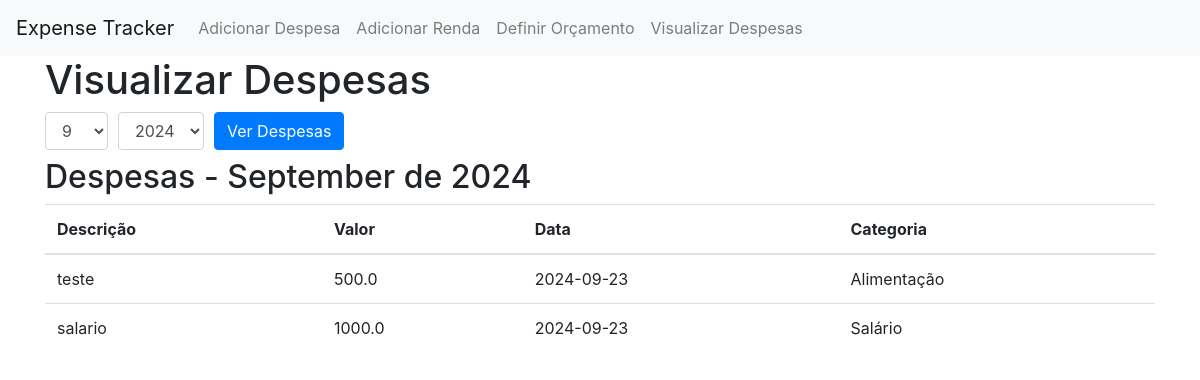
Screenshot of /view_expenses with the database file from the repository.
### models.py (models this page shows, shortened)
class Expense(db.Model):
    id = db.Column(db.Integer, primary_key=True)
    amount = db.Column(db.Float, nullable=False)
    date = db.Column(db.Date, nullable=False, default=datetime.utcnow)
    description = db.Column(db.String(200), nullable=True)
    category_id = db.Column(db.Integer, db.ForeignKey('category.id'), nullable=False)
    category = db.relationship('Category', backref=db.backref('expenses', lazy=True))
    is_income = db.Column(db.Boolean, nullable=False)  # Campo para indicar se é entrada (True) ou saída (False)

class Category(db.Model):
    id = db.Column(db.Integer, primary_key=True)
    name = db.Column(db.String(100), nullable=False)

### app.py (the view)
@app.route('/view_expenses', methods=['GET', 'POST'])
def view_expenses():
    today = datetime.today().date()
    if request.method == 'POST':
        month = int(request.form.get('month'))
        year = int(request.form.get('year'))
        start_date = date(year, month, 1)
    else:
        start_date = today.replace(day=1)
        month = start_date.month
        year = start_date.year
    if month == 12:
        end_date = date(year + 1, 1, 1)
    else:
        end_date = date(year, month + 1, 1)
    expenses = Expense.query.filter(Expense.date >= start_date, Expense.date < end_date).order_by(Expense.date.desc()).all()
    return render_template('view_expenses.html', expenses=expenses, start_date=start_date)

### templates/view_expenses.html (shortened to what this page needs)
{% extends "base.html" %}
{% block content %}
    <h1>Visualizar Despesas</h1>
    <form method="POST" action="{{ url_for('view_expenses') }}">
        <div class="form-row align-items-center">
            <div class="col-auto">
                <select class="form-control mb-2" id="month" name="month">
                    {% for m in range(1, 13) %}
                        <option value="{{ m }}" {% if m == start_date.month %}selected{% endif %}>{{ m }}</option>
                    {% endfor %}
                </select>
            </div>
            <div class="col-auto">
                <select class="form-control mb-2" id="year" name="year">
                    {% for y in range(2020, 2031) %}
                        <option value="{{ y }}" {% if y == start_date.year %}selected{% endif %}>{{ y }}</option>
                    {% endfor %}
                </select>
            </div>
            <div class="col-auto">
                <button type="submit" class="btn btn-primary mb-2">Ver Despesas</button>
            </div>
        </div>
    </form>
    <h2>Despesas - {{ start_date.strftime('%B de %Y') }}</h2>
    <table class="table">
        <thead>
            <tr>
                <th>Descrição</th>
                <th>Valor</th>
                <th>Data</th>
                <th>Categoria</th>
            </tr>
        </thead>
        <tbody>
            {% for expense in expenses %}
                <tr>
                    <td>{{ expense.description }}</td>
                    <td>{{ expense.amount }}</td>
                    <td>{{ expense.date }}</td>
                    <td>{{ expense.category.name }}</td>
                </tr>
            {% endfor %}
        </tbody>
    </table>
{% endblock %}

### rows the page displays
Expense: description "teste", amount "500.0", date "2024-09-23", category.name "Alimentação"
Expense: description "salario", amount "1000.0", date "2024-09-23", category.name "Salário"

### other values shown
{{ start_date.strftime('%B de %Y') }} "September de 2024"
form field month "9"
form field year "2024"
